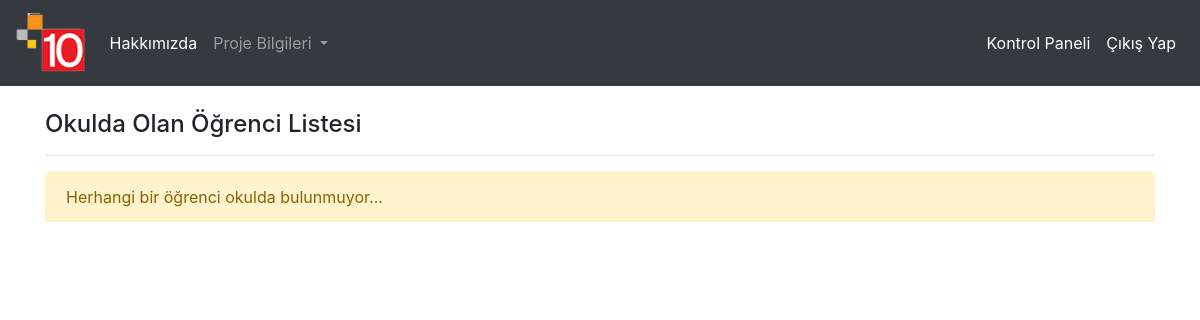
The page /yoklama (signed in) on the database as committed earlier.
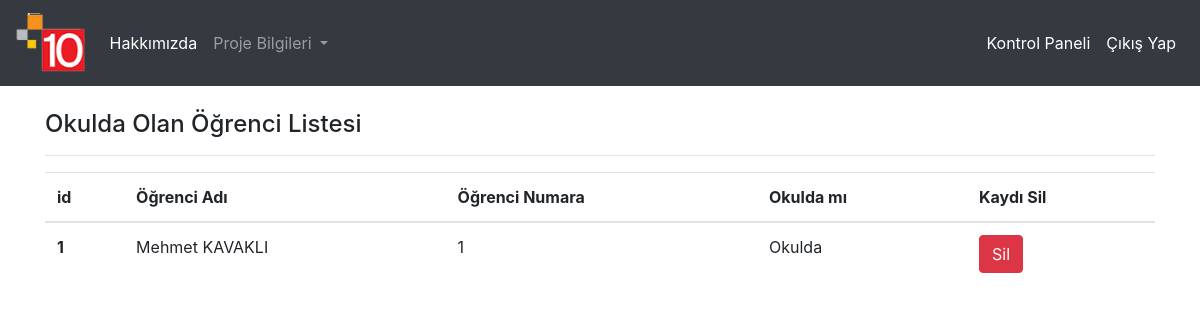
The same page on the database as committed later.
### web.py (models this page shows)
class Yoklama(db.Model):
    id = db.Column(db.Integer, primary_key=True)
    ad_soayd = db.Column(db.String(80))
    numara=db.Column(db.Integer)
    complete=db.Column(db.Boolean)

### web.py (the view)
@app.route("/yoklama")
@login_required
def yoklama():
    yoklama = Yoklama.query.all()#Yoklamam tablosundaki tüm kayıtları al
    return render_template("yoklama.html",yoklama=yoklama)

### web.py (called while the page is built)
def login_required(f):
    @wraps(f)
    def decorated_function(*args, **kwargs):
        if "logged_in" in session:
            return f(*args, **kwargs)
        else:
            flash("Bu sayfayı görüntülemek için lütfen giriş yapın.","danger")
            return redirect(url_for("login"))
    return decorated_function

### templates/yoklama.html
{% extends "layout.html" %}
{% block grup10elz %}
<h4>Okulda Olan Öğrenci Listesi </h4>
<hr>
  {% if yoklama == [] %}
        <div class="alert alert-warning" role="alert">
                Herhangi bir öğrenci okulda  bulunmuyor...
        </div>
        {% else %}
        <table class="table">
                <thead>
                  <tr>
                    <th scope="col">id</th>
                    <th scope="col">Öğrenci Adı</th>
                    <th scope="col">Öğrenci Numara</th>
                    <th scope="col">Okulda mı</th>
                    <th scope="col">Kaydı Sil</th>
                  </tr>
                </thead>
                <tbody>
                  {% for ogrenci in yoklama %}
                  <tr>
                        <th scope="row">{{ogrenci.id}}</th>
                        <td>{{ogrenci.ad_soayd}}</td>
                        <td>{{ogrenci.numara}}</td>
                        {% if ogrenci.complete == False %}
                        <td>Okulda Değil</td>
                        {% else %}
                        <td>Okulda</td>
                        {% endif %}
                        <td><a href="/delete/{{ogrenci.id}}" class ="btn btn-danger">Sil</a></td>
                    </tr>
                  {% endfor %}
                </tbody>
              </table>
        {% endif %}
{% endblock  %}

### templates/layout.html (shortened to what this page needs)
<!DOCTYPE html>
<html lang="en">
<head>
    <link rel="stylesheet" href="https://stackpath.bootstrapcdn.com/bootstrap/4.5.2/css/bootstrap.min.css">
    </head>
    <body  >
    {% include "includes/navbar.html" %}
    <div class="container">
   {% block grup10elz %}
   {% endblock %}
   <br>
    </div>
   </body>
</html>

### templates/includes/navbar.html (shortened to what this page needs)
 <nav class="navbar navbar-expand-md navbar-dark bg-dark mb-4">
      <a class="navbar-brand" href="/"><img class="card-img-top" src="{{ url_for('static', filename='img/logo.png') }}" height="60" ></a>
      <div class="collapse navbar-collapse" id="navbarCollapse">
        <ul class="navbar-nav mr-auto">
          <li class="nav-item active">
            <a class="nav-link" href="/about">Hakkımızda</a>
          </li>
         <li class="nav-item dropdown">
        <a class="nav-link dropdown-toggle" href="#" id="navbarDropdownMenuLink" data-toggle="dropdown" aria-haspopup="true" aria-expanded="false">
          Proje Bilgileri
        </a>
      </li>
        </ul>
           <ul class="navbar-nav ml-auto">
           {% if session['logged_in'] %}
           <li class="nav-item active">
            <a class="nav-link" href="/kontrol">Kontrol Paneli</a>
          </li>
           <li class="nav-item active">
            <a class="nav-link" href="/logout">Çıkış Yap</a>
            </li>
           {% endif %}
        </ul>
      </div>
    </nav>

### templates/layout.html (style rules this page uses)
img { display: block; margin-left: auto; margin-right: auto; }

Rows that differ between the two databases and show on the page:
added Yoklama: id "1", ad_soayd "Mehmet KAVAKLI", numara "1", complete "Okulda"
Other text that changed with them:
text no longer shown: "Herhangi bir öğrenci okulda bulunmuyor..."
text now shown: "id Öğrenci Adı Öğrenci Numara Okulda mı Kaydı Sil"
